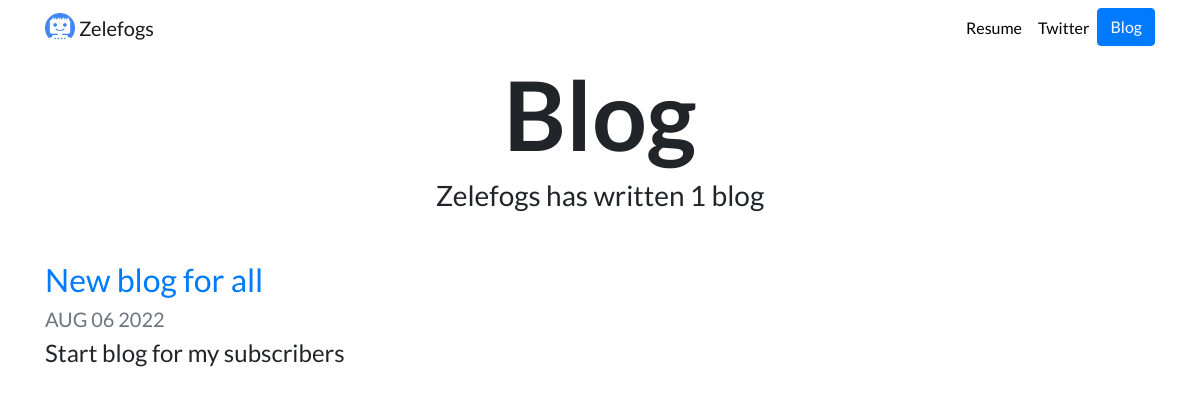
/blog/, run on an earlier commit of the app's database.
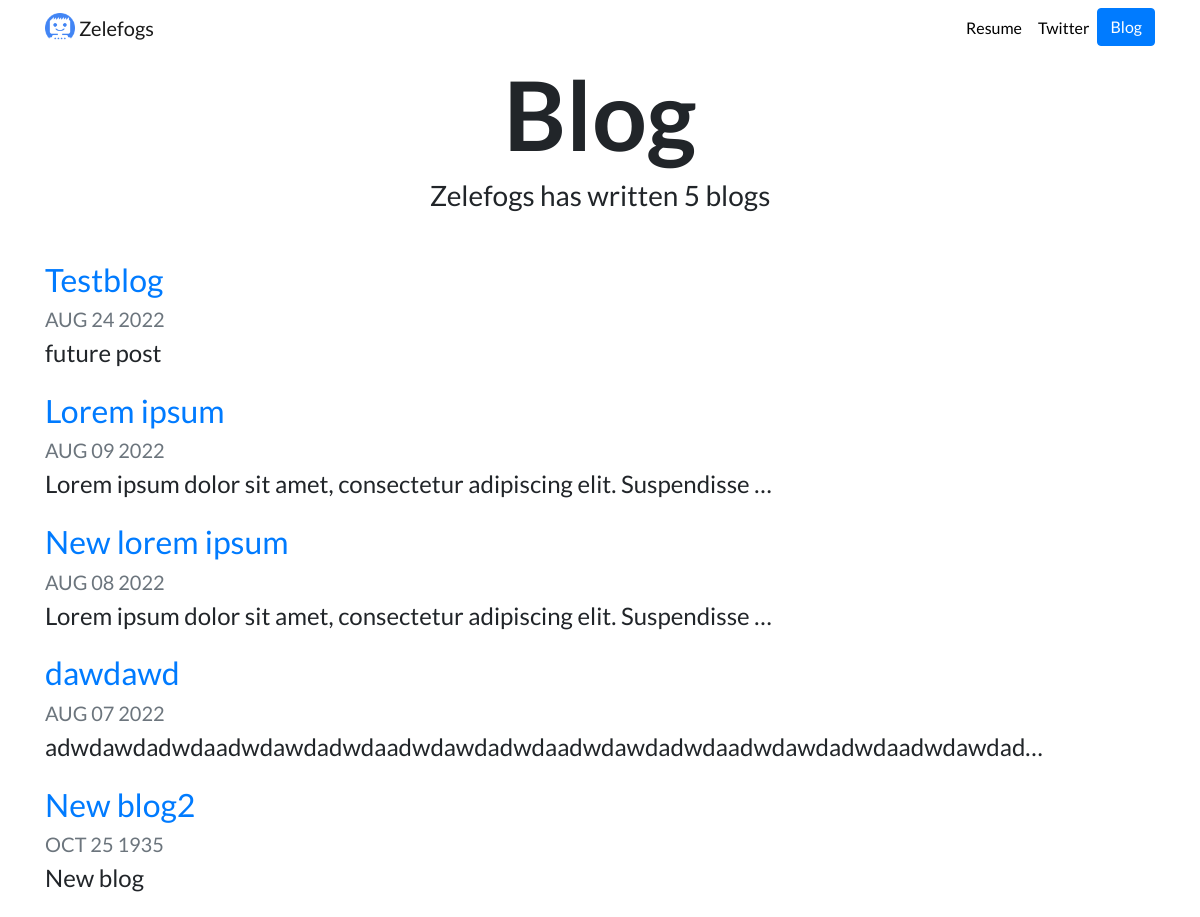
And on a later commit of the database.
### blog/models.py (models this page shows, shortened)
class Blog(models.Model):
	title = models.CharField(max_length=200, name='title')
	date = models.DateField()
	description = models.TextField()

### blog/views.py (the view)
# urls.py: path('', views.all_blogs, name='all_blogs'),
def all_blogs(request):
	blogs = Blog.objects.order_by('-date')
	return render(request, 'blog/all_blogs.html', {'blogs': blogs})

### blog/templates/blog/all_blogs.html
{% extends "portfolio/base.html" %}
{% load static %}
{% block content %}
<h1 id="blogtitle" class="font-weight-bold text-center">Blog</h1>
<h3 class="text-center mb-5">Zelefogs has written {{ blogs.count }} blog{{ blogs.count|pluralize }}</h3>
{% for blog in blogs %}
<div class="row justify-content-left my-3">
  <div class="col-md-10">
    <a href="{% url 'blog:detail' blog.id %}">
      <h2>{{ blog.title }}</h2>
    </a>
    <h5 class="text-muted">{{ blog.date|date:'M d Y'|upper }}</h5>
    <h4>{{ blog.description|striptags|truncatechars:70 }}</h4>
  </div>
</div>
{% endfor %}
{% endblock %}

### portfolio/templates/portfolio/base.html (shortened to what this page needs)
{% load static %}
<!doctype html>
<html lang="en">
<head>
  <link rel="stylesheet" href="https://stackpath.bootstrapcdn.com/bootstrap/4.4.1/css/bootstrap.min.css">
  <link rel="stylesheet" href="{% static "portfolio/custom.css" %}">
</head>
<body>
  <nav id="topNav" class="navbar navbar-expand-md navbar-light">
    <div class="container">
      <a class="navbar-brand" href="{% url 'home' %}">
        <img src="{% static "portfolio/Logo.png" %}" width="30" height="30" class="d-inline-block align-top" alt="Nick's Logo">
        <span>Zelefogs</span>
      </a>
      <div class="collapse navbar-collapse text-center" id="navbarNav">
        <ul class="navbar-nav ml-auto">
          <li class="nav-item">
            <a class="nav-link" href="{% static "portfolio/entropy.pdf" %}">Resume</a>
          </li>
          <li class="nav-item">
            <a class="nav-link" href="https://twitter.com/" target="_blank">Twitter</a>
          </li>
          <li>
            <a role="button" href="{% url 'blog:all_blogs' %}" class="btn btn-primary">Blog</a>
          </li>
        </ul>
      </div>
    </div>
  </nav>
  <div class="container">
    {% block content %}{% endblock %}
  </div>
</body>
</html>

### portfolio/static/portfolio/custom.css (style rules this page uses)
.navbar-nav .nav-link { color: rgba(0,0,0,1) !important; }
body { font-family: 'Lato', sans-serif; }
#blogtitle { font-size: 6rem; }

What changed in the data, as far as the page shows it:
removed Blog: title "New blog for all", date "AUG 06 2022", description "Start blog for my subscribers"
added Blog: title "Testblog", date "AUG 24 2022", description "future post"
added Blog: title "Lorem ipsum", date "AUG 09 2022", description "Lorem ipsum dolor sit amet, consectetur adipiscing elit. Suspendisse …"
added Blog: title "New lorem ipsum", date "AUG 08 2022", description "Lorem ipsum dolor sit amet, consectetur adipiscing elit. Suspendisse …"
added Blog: title "dawdawd", date "AUG 07 2022", description "adwdawdadwdaadwdawdadwdaadwdawdadwdaadwdawdadwdaadwdawdadwdaadwdawdad…"
added Blog: title "New blog2", date "OCT 25 1935", description "New blog"
Also different on the page:
{{ blogs.count }}: "1" → "5"
